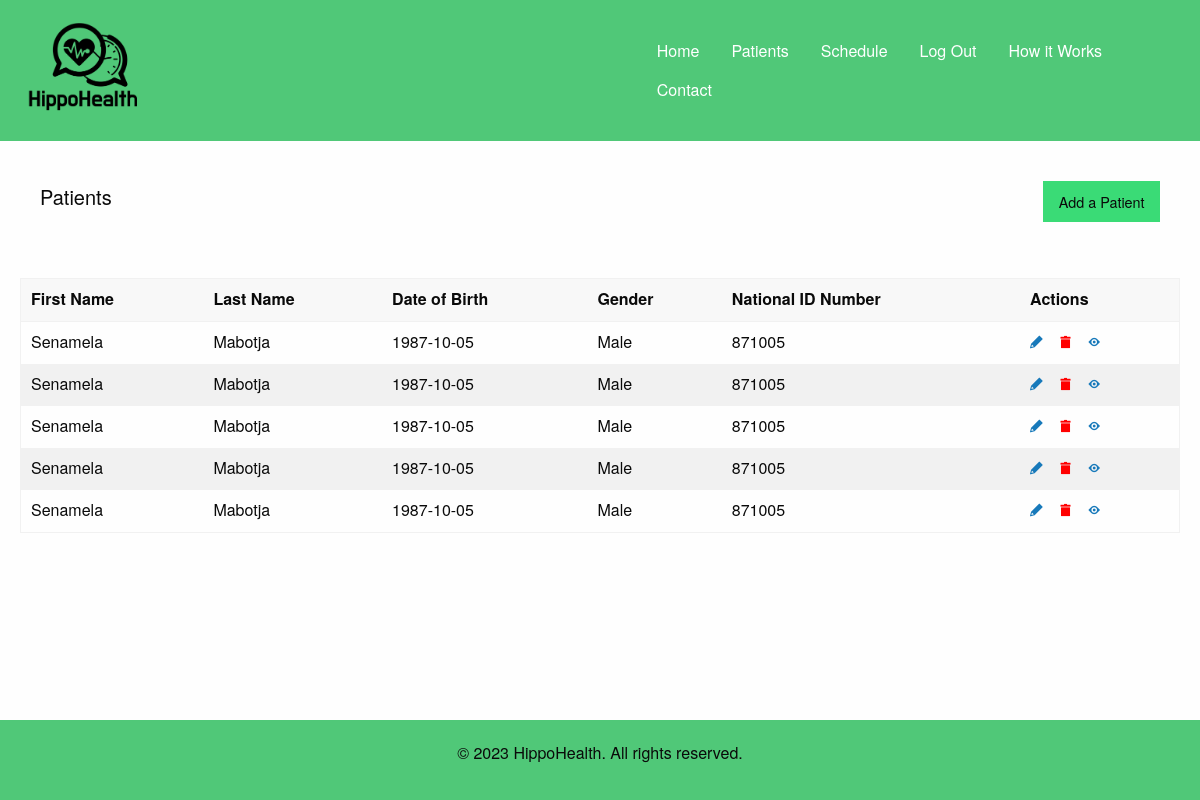
Before: /patients (signed in) with the older database file.
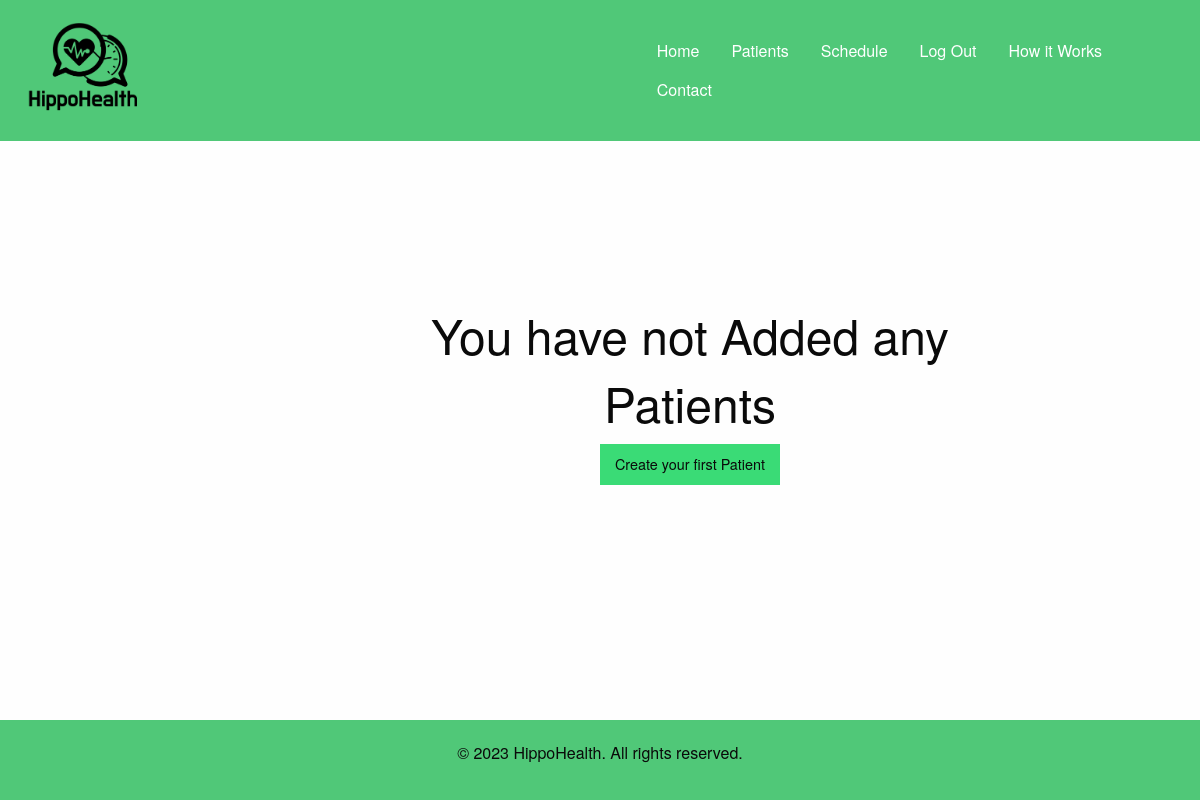
After: the same page with the newer database file.
### app.py (models this page shows)
class Patient(db.Model):
    id = db.Column(db.Integer, primary_key=True)
    first_name = db.Column(db.String(100), nullable=False)
    last_name = db.Column(db.String(100), nullable=False)
    date_of_birth = db.Column(db.Date, nullable=False)
    gender = db.Column(db.String(10), nullable=False)
    national_id_number = db.Column(db.String(11), nullable=False)
    address = db.Column(db.String(200), nullable=False)
    phone_number = db.Column(db.String(15), nullable=False)
    email = db.Column(db.String(100), nullable=False)
    emergency_contact_name = db.Column(db.String(100), nullable=True)
    emergency_contact_number = db.Column(db.String(15), nullable=True)
    insurance_provider = db.Column(db.String(100), nullable=True)
    insurance_policy_number = db.Column(db.String(50), nullable=True)
    primary_care_physician = db.Column(db.String(100), nullable=True)
    allergies = db.Column(db.String(200), nullable=True)
    medications = db.Column(db.String(200), nullable=True)
    medical_conditions = db.Column(db.String(200), nullable=True)
    surgeries = db.Column(db.String(200), nullable=True)
    user_id = db.Column(db.Integer, db.ForeignKey('user.id'), nullable=False)
    user = db.relationship('User', backref=db.backref('patients', lazy=True))

### app.py (the view)
@app.route("/patients")
@login_required
def patients():
    patients = Patient.query.all()
    return render_template("patients.html", current_user=current_user, patients=patients)

### app.py (called while the page is built)
@login_manager.user_loader
def load_user(user_id):
    return User.query.get(int(user_id))

### templates/patients.html
{% extends 'layout.html' %}
{% block content %}
<div class="container main-content">
{% if patients|length > 0 %}
        <div class="top-nav-patients">
            <h4 class="h4 lead">
                Patients
            </h4>
            <button class="button success">
                Add a Patient
            </button>
        </div>
        </div>
        <div class="table-container">
            <table>
                <thead>
                <tr>
                    <th>First Name</th>
                    <th>Last Name</th>
                    <th>Date of Birth</th>
                    <th>Gender</th>
                    <th>National ID Number</th>
                    <th>Actions</th>
                </tr>
                </thead>
                <tbody>
                {% for patient in patients %}
                    <tr>
                    <td>{{ patient.first_name }}</td>
                    <td>{{ patient.last_name }}</td>
                    <td>{{ patient.date_of_birth }}</td>
                    <td>{{ patient.gender }}</td>
                    <td>{{ patient.national_id_number }}</td>
                    <td class="actions-cell">
                        <a href="{{ url_for('edit_patient', patient_id=patient.id) }}"><i class="fi-pencil"></i></a>&nbsp;&nbsp;&nbsp;&nbsp;
                        <form method="post" action="{{ url_for('delete_patient', patient_id=patient.id) }}"><button type="submit" class="delete-btn"><i class="fi-trash"></i></button></form>&nbsp;&nbsp;&nbsp;&nbsp;
                        <a href="{{ url_for('view_patient', patient_id=patient.id) }}"><i class="fi-eye"></i></a>
                    </td>
                    </tr>
                {% endfor %}
                </tbody>
            </table>
        </div>
{% else %}
        <div class="empty-state-patients">
            <h1>You have not Added any Patients</h1>
            <a class="button success" href="/create_patient">Create your first Patient</a>
        </div>
{% endif %}
{% endblock %}

### templates/layout.html (shortened to what this page needs)
<!DOCTYPE html>
<html lang="en">
<head>
  <link rel="stylesheet" href="{{ url_for('static', filename='css/foundation.min.css') }}">
  <link rel="stylesheet" href="{{ url_for('static', filename='css/foundation-icons.css') }}">
  <link rel="stylesheet" href="{{ url_for('static', filename='css/app.css') }}">
</head>
<body>
  <header>
    <nav class="top-bar main-nav bg-emerald" data-topbar role="navigation">
      <ul class="dropdown menu bg-emerald" data-dropdown-menu>
        <li class="name">
          <h1><a href="/" class="bg-emerald">
            <img width="20%" src="{{ url_for('static', filename='images/hippohealth-logo.png') }}" alt="logo">
        </a></h1>
        </li>
      </ul>
      <section class="top-bar-section">
        <ul class="dropdown menu bg-emerald" data-dropdown-menu>
          <li><a href="/" class="white-text">Home</a></li>
          {% if not current_user.is_authenticated %}
            <li><a href="{{ url_for('register')}}" class="white-text">Register</a></li>
            <li><a href="{{ url_for('login')}}" class="white-text">Login</a></li>
          {% else %}
            <li><a href="{{ url_for('patients')}}" class="white-text">Patients</a></li>
            <li><a href="{{ url_for('schedule')}}" class="white-text">Schedule</a></li>
            <li><a href="{{ url_for('logout')}}" class="white-text">Log Out</a></li>
          {% endif %}
          <li><a href="{{ url_for('how')}}" class="white-text">How it Works</a></li>
          <li><a href="/getintouch" class="white-text">Contact</a></li>
        </ul>
      </section>
    </nav>
  </header>
  <main>
    {% block content %}{% endblock %}
  </main>
  <footer class="main-footer">
    <p>&copy; 2023 HippoHealth. All rights reserved.</p>
  </footer>
</body>
</html>

### static/css/app.css (style rules this page uses)
.main-nav { background-color: #50C878; }
.bg-emerald { background-color: #50C878 !important; }
.white-text { color: white; }
.main-footer { bottom: 0px; position: fixed; width: 100%; background-color: #50C878; justify-content: center; align-items: center; text-align: center; height: 10vh; padding: 20px; }
.main-content { padding: 40px; display: flex; flex-direction: row; width: 100%; }
.empty-state-patients, .empty-state-tiers, .empty-state-appointments, .empty-state-prescriptions { display: flex; flex-direction: column; text-align: center; justify-content: center; align-items: center; padding: 120px; margin-left: 180px; }

Changed rows visible on the page:
removed Patient: first_name "Senamela", last_name "Mabotja", date_of_birth "1987-10-05", gender "Male", national_id_number "871005"
removed Patient: first_name "Senamela", last_name "Mabotja", date_of_birth "1987-10-05", gender "Male", national_id_number "871005"
removed Patient: first_name "Senamela", last_name "Mabotja", date_of_birth "1987-10-05", gender "Male", national_id_number "871005"
removed Patient: first_name "Senamela", last_name "Mabotja", date_of_birth "1987-10-05", gender "Male", national_id_number "871005"
removed Patient: first_name "Senamela", last_name "Mabotja", date_of_birth "1987-10-05", gender "Male", national_id_number "871005"
Other visible differences:
text no longer shown: "Patients Add a Patient First Name Last Name Date of Birth Gender National ID Number Actions"
text now shown: "You have not Added any Patients Create your first Patient"
